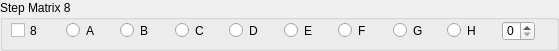
   <widget class="QGroupBox" name="groupBox_14">
    <property name="geometry">
     <rect>
      <x>102</x>
      <y>630</y>
      <width>559</width>
      <height>51</height>
     </rect>
    </property>
    <property name="title">
     <string>Step Matrix 8</string>
    </property>
    <widget class="QCheckBox" name="checkBox_12">
     <property name="geometry">
      <rect>
       <x>11</x>
       <y>22</y>
       <width>29</width>
       <height>17</height>
      </rect>
     </property>
     <property name="text">
      <string>8</string>
     </property>
    </widget>
    <widget class="QSpinBox" name="spinBox_14">
     <property name="geometry">
      <rect>
       <x>502</x>
       <y>21</y>
       <width>33</width>
       <height>20</height>
      </rect>
     </property>
    </widget>
    <widget class="QRadioButton" name="radioButton_97">
     <property name="geometry">
      <rect>
       <x>66</x>
       <y>22</y>
       <width>30</width>
       <height>17</height>
      </rect>
     </property>
     <property name="text">
      <string>A</string>
     </property>
    </widget>
    <widget class="QRadioButton" name="radioButton_98">
     <property name="geometry">
      <rect>
       <x>120</x>
       <y>22</y>
       <width>29</width>
       <height>17</height>
      </rect>
     </property>
     <property name="text">
      <string>B</string>
     </property>
    </widget>
    <widget class="QRadioButton" name="radioButton_99">
     <property name="geometry">
      <rect>
       <x>175</x>
       <y>22</y>
       <width>30</width>
       <height>17</height>
      </rect>
     </property>
     <property name="text">
      <string>C</string>
     </property>
    </widget>
    <widget class="QRadioButton" name="radioButton_100">
     <property name="geometry">
      <rect>
       <x>229</x>
       <y>22</y>
       <width>30</width>
       <height>17</height>
      </rect>
     </property>
     <property name="text">
      <string>D</string>
     </property>
    </widget>
    <widget class="QRadioButton" name="radioButton_101">
     <property name="geometry">
      <rect>
       <x>284</x>
       <y>22</y>
       <width>29</width>
       <height>17</height>
      </rect>
     </property>
     <property name="text">
      <string>E</string>
     </property>
    </widget>
    <widget class="QRadioButton" name="radioButton_102">
     <property name="geometry">
      <rect>
       <x>338</x>
       <y>22</y>
       <width>29</width>
       <height>17</height>
      </rect>
     </property>
     <property name="text">
      <string>F</string>
     </property>
    </widget>
    <widget class="QRadioButton" name="radioButton_103">
     <property name="geometry">
      <rect>
       <x>393</x>
       <y>22</y>
       <width>30</width>
       <height>17</height>
      </rect>
     </property>
     <property name="text">
      <string>G</string>
     </property>
    </widget>
    <widget class="QRadioButton" name="radioButton_104">
     <property name="geometry">
      <rect>
       <x>447</x>
       <y>22</y>
       <width>30</width>
       <height>17</height>
      </rect>
     </property>
     <property name="text">
      <string>H</string>
     </property>
    </widget>
    <zorder>radioButton_97</zorder>
    <zorder>radioButton_98</zorder>
    <zorder>radioButton_99</zorder>
    <zorder>radioButton_100</zorder>
    <zorder>radioButton_101</zorder>
    <zorder>radioButton_102</zorder>
    <zorder>radioButton_103</zorder>
    <zorder>radioButton_104</zorder>
    <zorder>spinBox_14</zorder>
    <zorder>checkBox_12</zorder>
   </widget>
